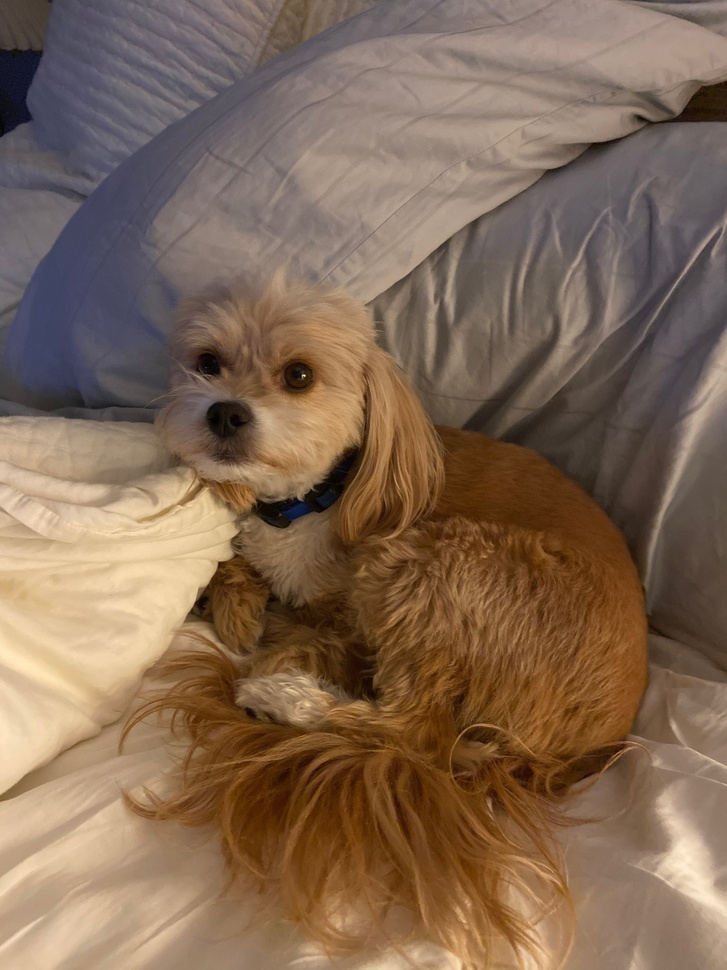
#> input picture CSC 356 Machine Learning/1.jpg, 727 x 970 px, shrunk from 3024 x 4032 before the run, found by its file name
$ python LearningGreyscale.py
#> lines starting #> are read from the running program, lines starting #| are printed output that depends on the picture; after the words box and inside, x2 and y2 are one past the last pixel; in counts of white or black regions, pixels touching at a corner belong together
#Nicholas Jonas
#10/16/2020
#Week 1 Assignment
#CSC355: Open Source Development
#The goal of this program was to immitate Leon's greyscale program off of memory
#and notes.
import numpy as np
from PIL import Image, ImageDraw, ImageOps


def main():
    #Main function that turns a photo into it's greyscale version.
    print("Hello World!")
    lady = Image.open("1.jpg")
#> lady is the input picture: PIL image 727x970 RGB; mean R, G, B 129.6, 104.9, 84.6
    ladyW, ladyH = lady.size
#> ladyW = 727; ladyH = 970
    print("Picture Mode: " + lady.mode) #checking the mode just out of curiosity
#| Picture Mode: RGB
    lady.show()
    alt_lady = ImageOps.grayscale(lady).convert("RGB") #makes the greyscale photo
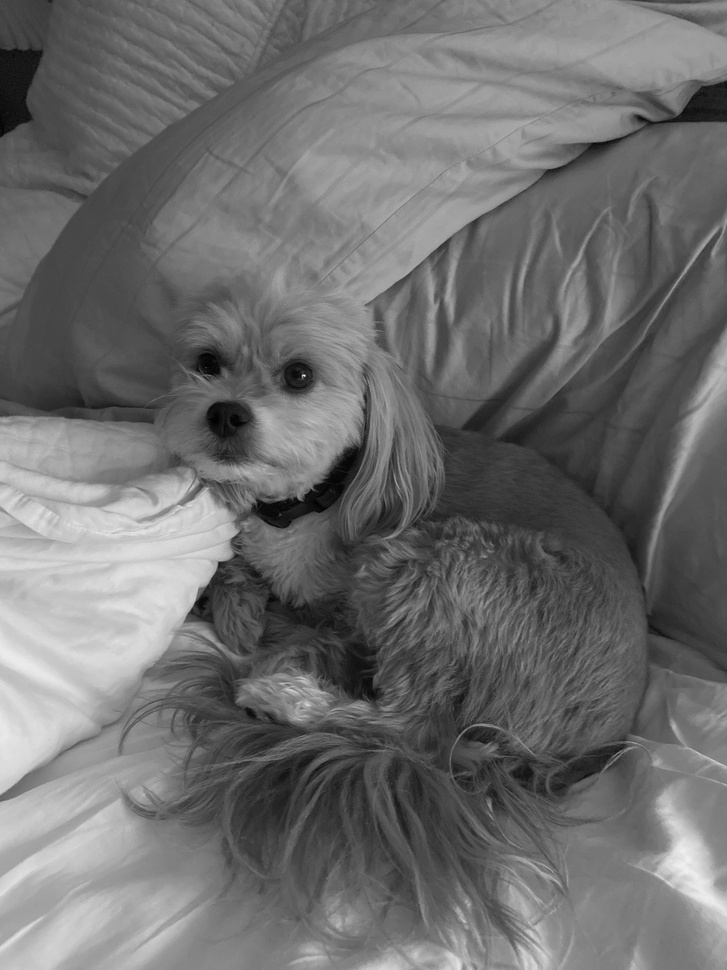
#> alt_lady: PIL image 727x970 RGB; min 1, max 250, mean 110

    maskData = np.zeros((ladyH, ladyW), dtype = np.uint8)
    maskData[:,(ladyW//2):] = 255 #dividing the photo in half
    mask = Image.fromarray(maskData, mode = "L")
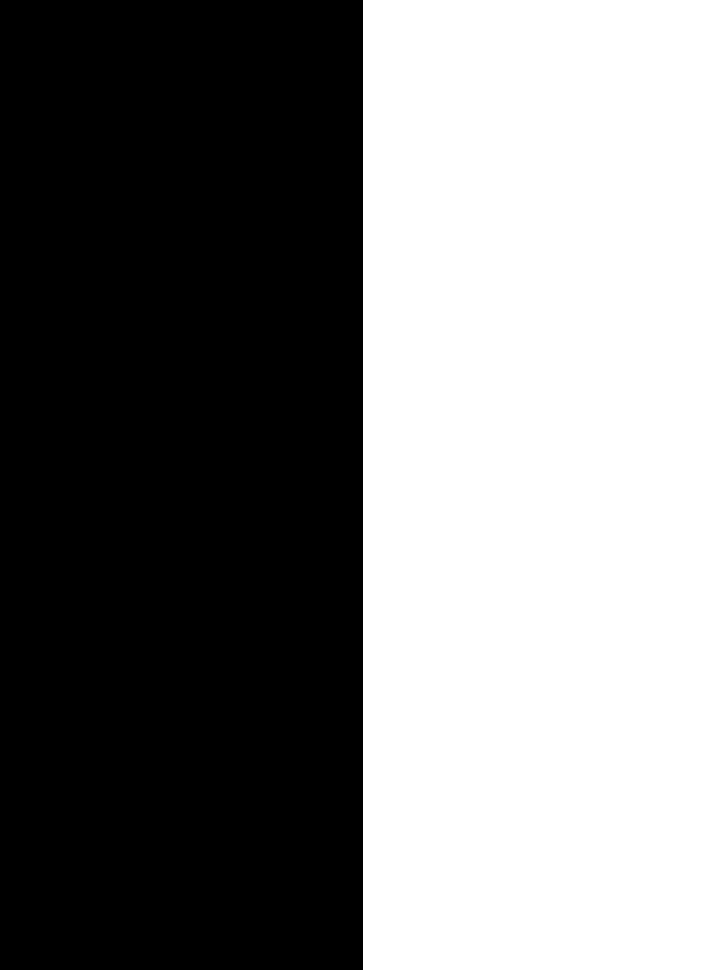
#> mask: PIL image 727x970 L; 50.1% white; 1 black region, box (x1, y1, x2, y2) and area: (0, 0, 363, 970) 352110
    half = Image.composite(lady, alt_lady, mask)# half in color, half greyscale
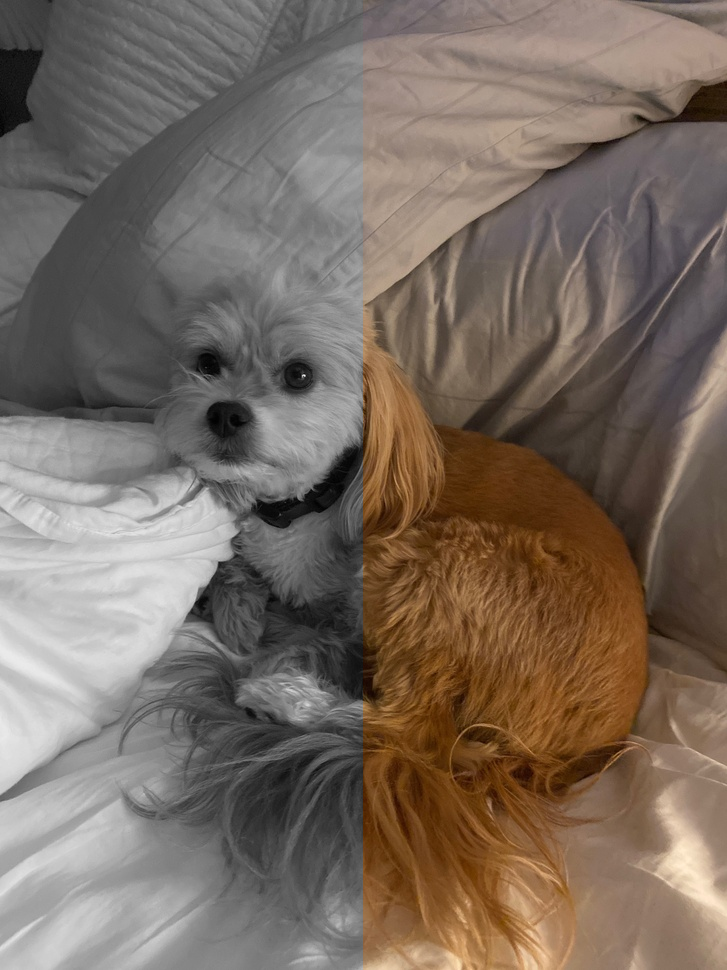
#> half: PIL image 727x970 RGB; mean R, G, B 120.6, 107.3, 96.4

    draw = ImageDraw.Draw(half)
    start = (ladyW // 2, 0)
#> start = (363, 0)
    end = (ladyW // 2, ladyH) #sets ups a line
#> end = (363, 970)
    fillColor = (0, 0, 0) #colors line black

    draw.line([start, end], fill = fillColor, width = 6)
    #^ create a line to divide the two different photos

    half.show()
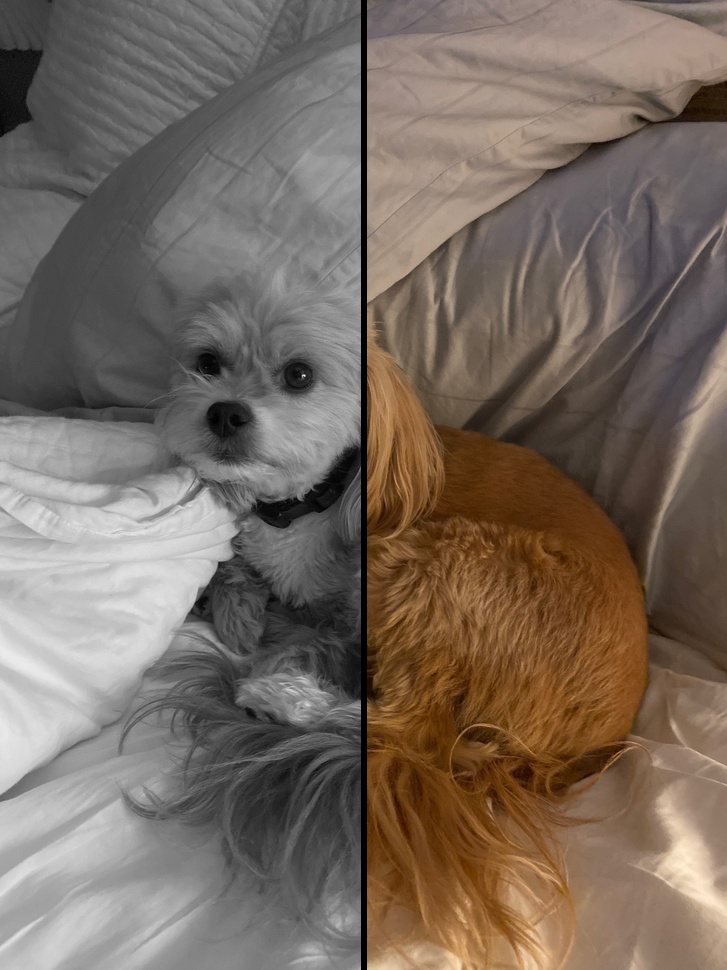
#> shown: PIL image 727x970 RGB; mean R, G, B 119.6, 106.5, 95.8

    #half.save("GreyLady.jpg")#save the photo
#main


if __name__ == "__main__":
    main()

$ run again, with CSC 356 Machine Learning/5.jpg copied over CSC 356 Machine Learning/1.jpg
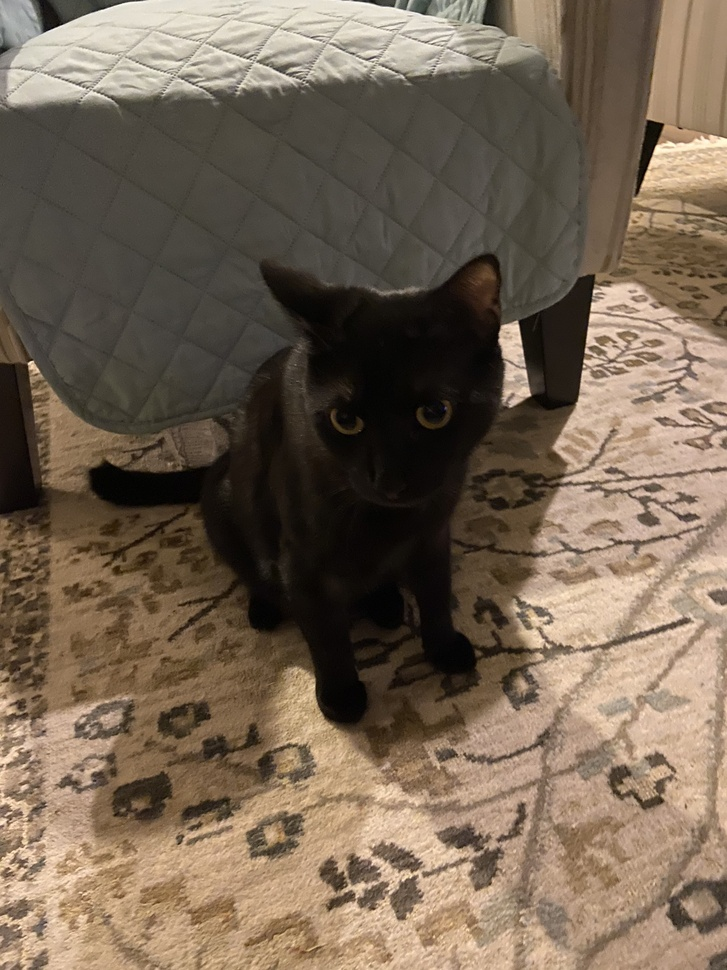
#> input picture CSC 356 Machine Learning/5.jpg, 727 x 970 px, shrunk from 3024 x 4032 before the run, found by its file name
#> in main, lady is the input picture: PIL image 727x970 RGB; mean R, G, B 117.2, 101.2, 83.9
#| Picture Mode: RGB
#> in main, `alt_lady = ImageOps.grayscale(lady).convert("RGB")`:
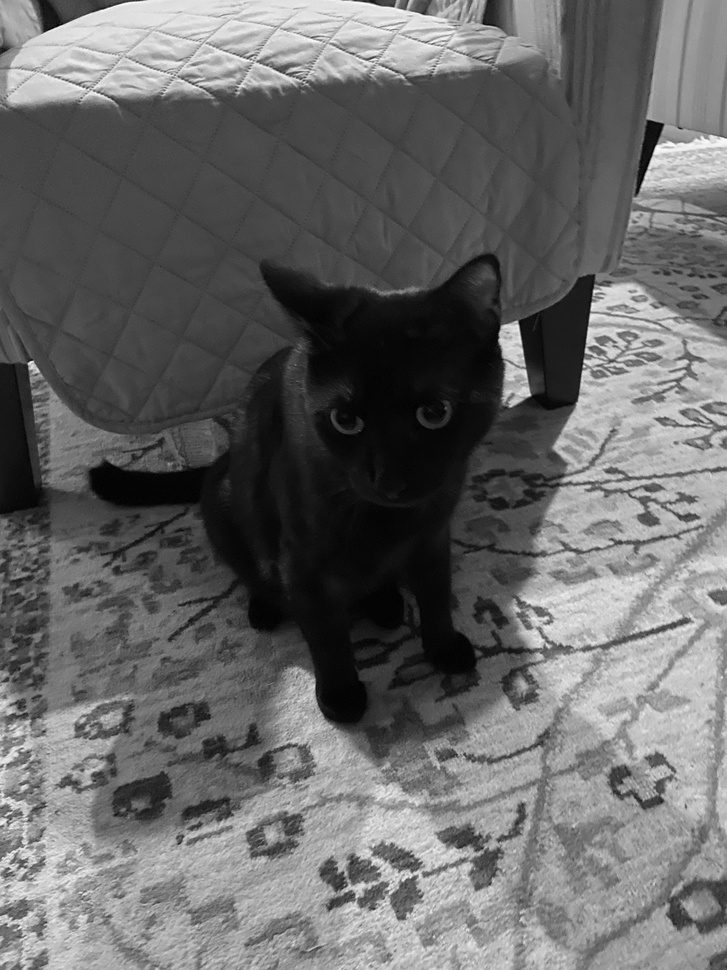
#> alt_lady: PIL image 727x970 RGB; min 0, max 254, mean 104
#> mask: PIL image 727x970 L; 50.1% white; 1 black region, box (x1, y1, x2, y2) and area: (0, 0, 363, 970) 352110
#> in main, `half.show()`:
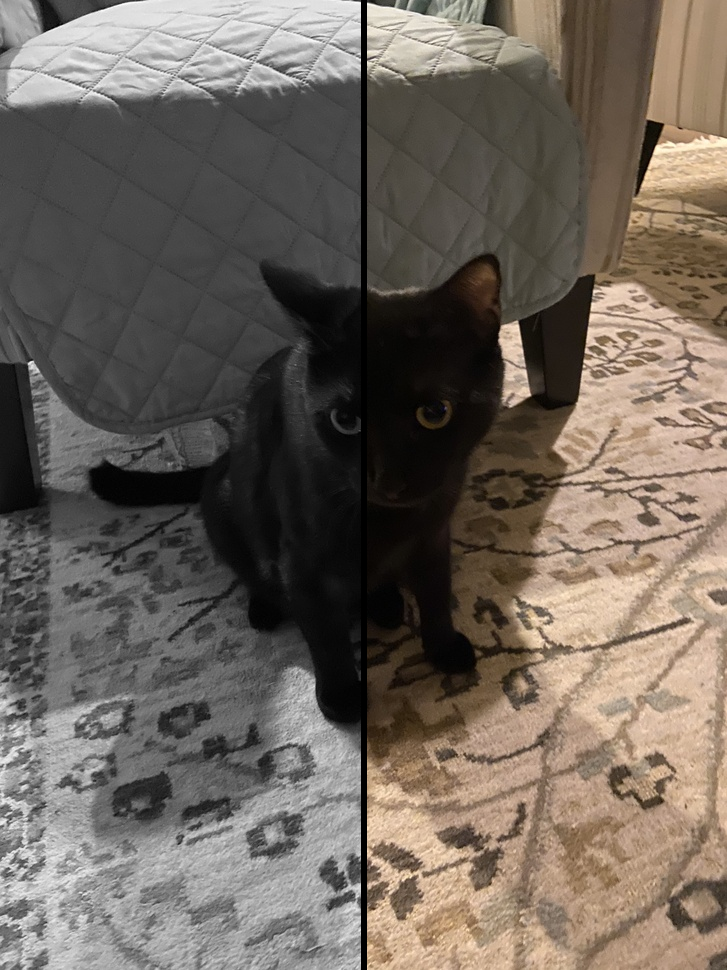
#> shown: PIL image 727x970 RGB; mean R, G, B 110.7, 101.7, 92.9

$ run again, with CSC 356 Machine Learning/6.jpg copied over CSC 356 Machine Learning/1.jpg
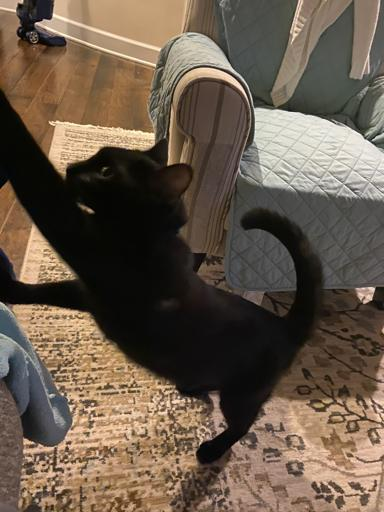
#> input picture CSC 356 Machine Learning/6.jpg, 384 x 512 px, found by its file name
#> in main, lady is the input picture: PIL image 384x512 RGB; mean R, G, B 104.6, 89.7, 74.8
#| Picture Mode: RGB
#> in main, `mask = Image.fromarray(maskData, mode = "L")`:
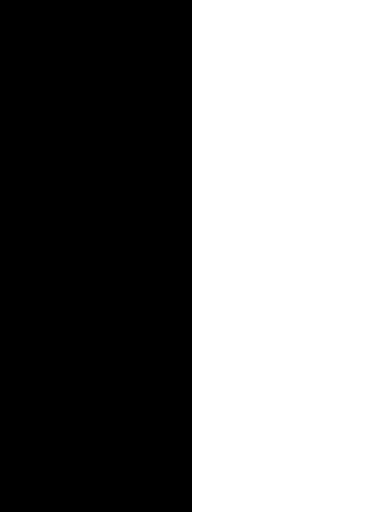
#> mask: PIL image 384x512 L; 50% white; 1 white region, box (x1, y1, x2, y2) and area: (192, 0, 384, 512) 98304
#> in main, `half.show()`:
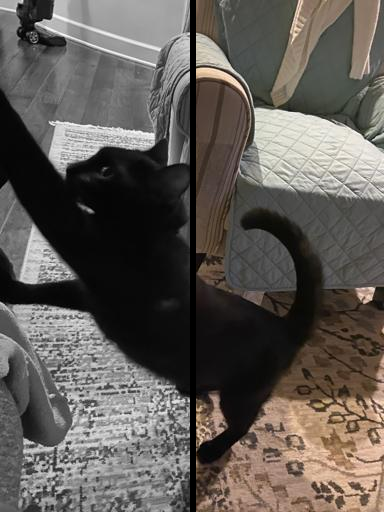
#> shown: PIL image 384x512 RGB; mean R, G, B 95.4, 90.3, 85.4
